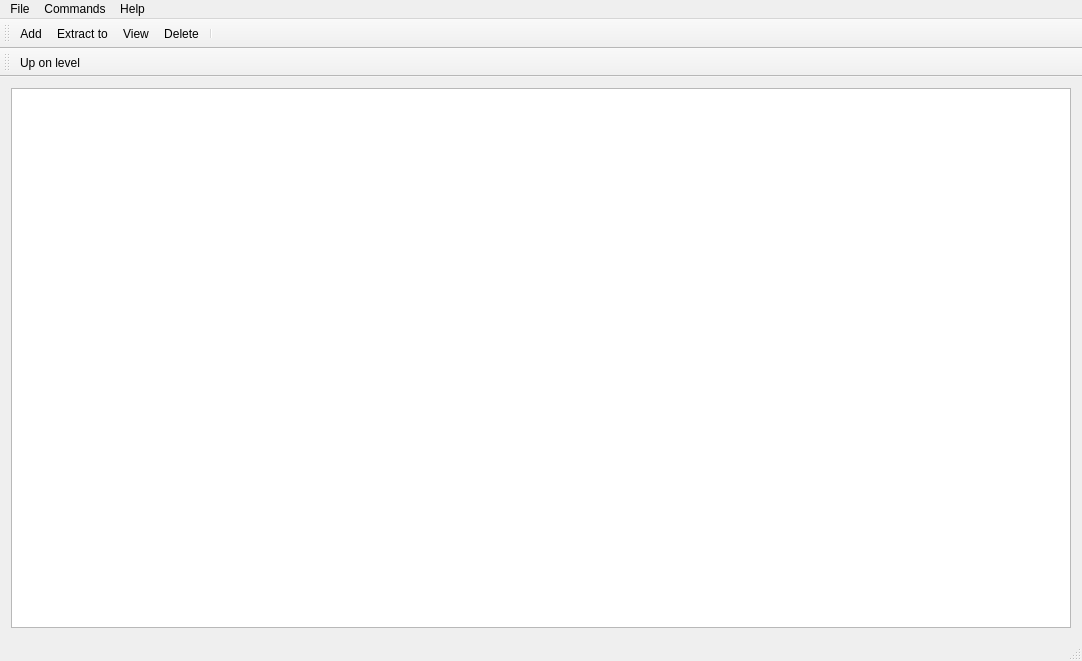
<?xml version="1.0" encoding="UTF-8"?>
<ui version="4.0">
 <class>MainWindow</class>
 <widget class="QMainWindow" name="MainWindow">
  <property name="geometry">
   <rect>
    <x>0</x>
    <y>0</y>
    <width>1082</width>
    <height>661</height>
   </rect>
  </property>
  <property name="windowTitle">
   <string>QtArchiver</string>
  </property>
  <property name="windowIcon">
   <iconset resource="../resources.qrc">
    <normaloff>:/images/img/data-storage.png</normaloff>:/images/img/data-storage.png</iconset>
  </property>
  <widget class="QWidget" name="centralWidget">
   <layout class="QHBoxLayout" name="horizontalLayout">
    <item>
     <widget class="QListView" name="listView"/>
    </item>
   </layout>
  </widget>
  <widget class="QMenuBar" name="menuBar">
   <property name="geometry">
    <rect>
     <x>0</x>
     <y>0</y>
     <width>1082</width>
     <height>25</height>
    </rect>
   </property>
   <widget class="QMenu" name="menuFile">
    <property name="title">
     <string>File</string>
    </property>
    <addaction name="actionOpen_archive"/>
    <addaction name="actionSave_archive_copy_as"/>
    <addaction name="actionChange_drive"/>
    <addaction name="actionSet_default_password"/>
    <addaction name="separator"/>
    <addaction name="actionCopy_files_to_clipboard"/>
    <addaction name="actionPaste_files_from_clipboard"/>
    <addaction name="separator"/>
    <addaction name="actionSelect_all"/>
    <addaction name="actionSelect_group"/>
    <addaction name="actionDeselect_group"/>
    <addaction name="separator"/>
    <addaction name="actionExit"/>
   </widget>
   <widget class="QMenu" name="menuCommands">
    <property name="title">
     <string>Commands</string>
    </property>
    <addaction name="actionAdd_files_to_archive"/>
    <addaction name="actionExtract_to"/>
    <addaction name="separator"/>
    <addaction name="actionView_file"/>
    <addaction name="actionDelete_file"/>
    <addaction name="actionRename_file"/>
    <addaction name="actionUp_on_level"/>
   </widget>
   <widget class="QMenu" name="menuHelp">
    <property name="title">
     <string>Help</string>
    </property>
    <addaction name="actionAbout_QtArchive"/>
   </widget>
   <addaction name="menuFile"/>
   <addaction name="menuCommands"/>
   <addaction name="menuHelp"/>
  </widget>
  <widget class="QToolBar" name="mainToolBar">
   <property name="toolButtonStyle">
    <enum>Qt::ToolButtonTextUnderIcon</enum>
   </property>
   <attribute name="toolBarArea">
    <enum>TopToolBarArea</enum>
   </attribute>
   <attribute name="toolBarBreak">
    <bool>false</bool>
   </attribute>
   <addaction name="actionAdd_files_to_archive"/>
   <addaction name="actionExtract_to"/>
   <addaction name="actionView_file"/>
   <addaction name="actionDelete_file"/>
   <addaction name="separator"/>
  </widget>
  <widget class="QStatusBar" name="statusBar"/>
  <widget class="QToolBar" name="subToolBar">
   <property name="sizePolicy">
    <sizepolicy hsizetype="Preferred" vsizetype="Fixed">
     <horstretch>0</horstretch>
     <verstretch>0</verstretch>
    </sizepolicy>
   </property>
   <property name="windowTitle">
    <string>toolBar_2</string>
   </property>
   <property name="allowedAreas">
    <set>Qt::AllToolBarAreas</set>
   </property>
   <attribute name="toolBarArea">
    <enum>TopToolBarArea</enum>
   </attribute>
   <attribute name="toolBarBreak">
    <bool>true</bool>
   </attribute>
   <addaction name="actionUp_on_level"/>
  </widget>
  <action name="actionOpen_archive">
   <property name="text">
    <string>Open archive</string>
   </property>
   <property name="shortcut">
    <string>Ctrl+O</string>
   </property>
  </action>
  <action name="actionSave_archive_copy_as">
   <property name="text">
    <string>Save archive copy as...</string>
   </property>
  </action>
  <action name="actionChange_drive">
   <property name="text">
    <string>Change drive</string>
   </property>
   <property name="shortcut">
    <string>Ctrl+D</string>
   </property>
  </action>
  <action name="actionSet_default_password">
   <property name="text">
    <string>Set default password</string>
   </property>
   <property name="shortcut">
    <string>Ctrl+P</string>
   </property>
  </action>
  <action name="actionCopy_files_to_clipboard">
   <property name="text">
    <string>Copy files to clipboard</string>
   </property>
   <property name="shortcut">
    <string>Ctrl+C</string>
   </property>
  </action>
  <action name="actionPaste_files_from_clipboard">
   <property name="text">
    <string>Paste files from clipboard</string>
   </property>
   <property name="shortcut">
    <string>Ctrl+V</string>
   </property>
  </action>
  <action name="actionSelect_all">
   <property name="text">
    <string>Select all</string>
   </property>
   <property name="shortcut">
    <string>Ctrl+A</string>
   </property>
  </action>
  <action name="actionSelect_group">
   <property name="text">
    <string>Select group</string>
   </property>
  </action>
  <action name="actionDeselect_group">
   <property name="text">
    <string>Deselect group</string>
   </property>
  </action>
  <action name="actionExit">
   <property name="text">
    <string>Exit</string>
   </property>
  </action>
  <action name="actionAdd_files_to_archive">
   <property name="icon">
    <iconset resource="../resources.qrc">
     <normaloff>:/images/img/Add.png</normaloff>:/images/img/Add.png</iconset>
   </property>
   <property name="text">
    <string>Add files to archive</string>
   </property>
   <property name="iconText">
    <string>Add</string>
   </property>
   <property name="shortcut">
    <string>Alt+A</string>
   </property>
  </action>
  <action name="actionExtract_to">
   <property name="icon">
    <iconset resource="../resources.qrc">
     <normaloff>:/images/img/ExtractTo.png</normaloff>:/images/img/ExtractTo.png</iconset>
   </property>
   <property name="text">
    <string>Extract to...</string>
   </property>
   <property name="shortcut">
    <string>Alt+E</string>
   </property>
  </action>
  <action name="actionView_file">
   <property name="icon">
    <iconset resource="../resources.qrc">
     <normaloff>:/images/img/View.png</normaloff>:/images/img/View.png</iconset>
   </property>
   <property name="text">
    <string>View</string>
   </property>
   <property name="toolTip">
    <string>View file</string>
   </property>
   <property name="shortcut">
    <string>Alt+V</string>
   </property>
  </action>
  <action name="actionDelete_file">
   <property name="icon">
    <iconset resource="../resources.qrc">
     <normaloff>:/images/img/Delete.png</normaloff>:/images/img/Delete.png</iconset>
   </property>
   <property name="text">
    <string>Delete</string>
   </property>
   <property name="shortcut">
    <string>Del</string>
   </property>
  </action>
  <action name="actionRename_file">
   <property name="text">
    <string>Rename file</string>
   </property>
   <property name="shortcut">
    <string>F2</string>
   </property>
  </action>
  <action name="actionAbout_QtArchive">
   <property name="text">
    <string>About QtArchive</string>
   </property>
  </action>
  <action name="actionUp_on_level">
   <property name="icon">
    <iconset resource="../resources.qrc">
     <normaloff>:/images/img/Arrow.png</normaloff>:/images/img/Arrow.png</iconset>
   </property>
   <property name="text">
    <string>Up on level</string>
   </property>
   <property name="shortcut">
    <string>Alt+L</string>
   </property>
  </action>
 </widget>
 <layoutdefault spacing="6" margin="11"/>
 <resources>
  <include location="../resources.qrc"/>
 </resources>
 <connections/>
</ui>
